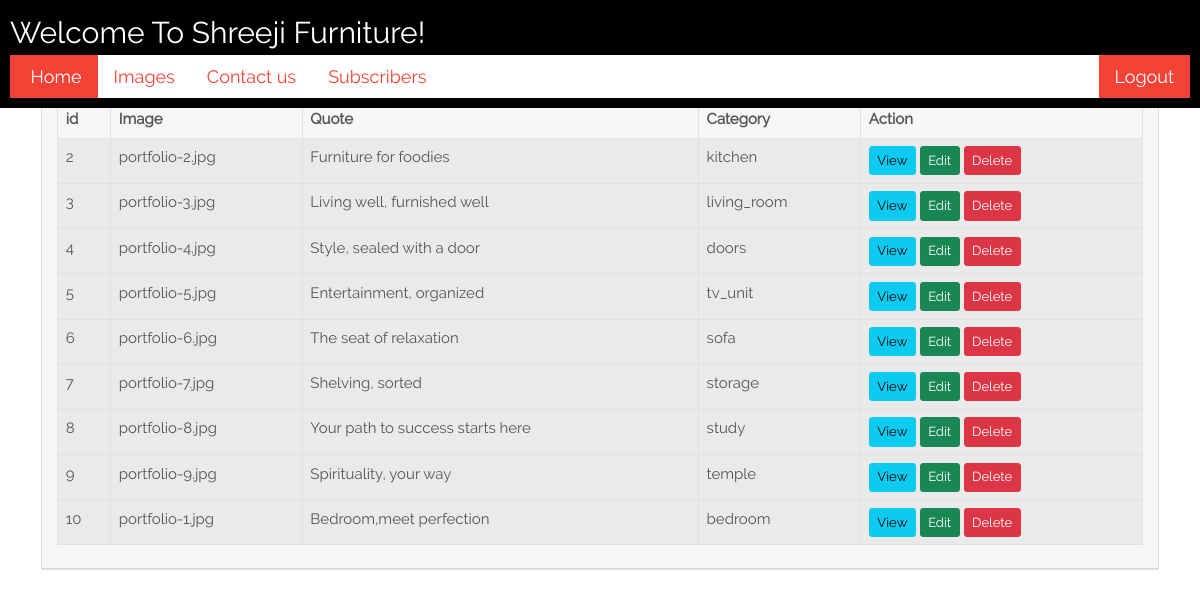
Page /admin/categories.php (signed in) on the committed database.
### tables this page shows
CREATE TABLE `categories` (
  `id` int(11) NOT NULL,
  `image` varchar(255) NOT NULL,
  `quote` varchar(50) NOT NULL,
  `category` varchar(50) NOT NULL
);

### admin/categories.php (the view, shortened to what this page needs)
<?php
include "connect.php";
	?>
<!DOCTYPE html>
<html lang="en">
<head>
	 <link href="css/bootstrap.min.css" rel="stylesheet">
	<?php include 'header.php'; ?>
</head>
<body class="mt-5">
<div class="container mt-5">
	<div class="row">
		<div class= "col-md-12">
			<div class="card">
				<div class="card-header">
					<h4>Categories
						<div class="float-end" >
							<a href="index.php" class="btn btn-danger">Back</a>
						</div>
						<div class="float-end" style="margin-right: 10px;">
							<a href="category_images_upload.php" class="btn btn-warning">Upload</a>
						</div>
					</h4>
					<table class="table table-bordered table-striped table-hover">
						<thead>
							<tr>
								<th>id</th>
								<th>Image</th>
								<th>Quote</th>
								<th>Category</th>
								<th>Action</th>
							</tr>
						</thead>
						<tbody>
							<?php $s = mysqli_query($con,"select * from categories");
							while($row = mysqli_fetch_array($s))
							{
							?>
							<tr>
								<td><?php echo $row['id']; ?></td>
								<td><?php echo $row['image']; ?></td>
								<td><?php echo $row['quote']; ?></td>
								<td><?php echo $row['category']; ?></td>
								<td>
									<a href="category_view.php?id=<?= $row['id']; ?>" class="btn btn-info btn-sm">View</a>
									<a href="category_edit.php?id=<?= $row['id']; ?>" class="btn btn-success btn-sm">Edit</a>
									<a href="category_delete.php?id=<?= $row['id']; ?>" class="btn btn-danger btn-sm">Delete</a>
								</td>
							</tr>
						</tbody>
						<?php } ?>
					</table>
				</div>
			</div>
		</div>
	</div>
</div>
</body>
</html>

### admin/header.php (shortened to what this page needs)
<!DOCTYPE html>
<html>
<head>
    <link href="css/w3.css" rel="stylesheet" type="text/css">
    <link rel="stylesheet" type="text/css" href="css/fonts.css">
</head>
<body>
    <div class="w3-top">
        <div class="dashboard-container">
            Welcome To Shreeji Furniture!
            <div class="dashboard-menu w3-bar w3-white w3-text-red w3-card-2 w3-left-align w3-large">
                <a class="w3-bar-item w3-red w3-button" href="index.php"><i class="fa fa-home"></i>&nbsp;Home</a>
                <div class="w3-dropdown-hover">
                    <button class="w3-button w3-white w3-text-red">Images</button>
                </div>
                <div class="w3-dropdown-hover">
                    <button class="w3-button w3-white w3-text-red">Contact us</button>
                </div>
                <div class="w3-dropdown-hover">
                    <button class="w3-button w3-white w3-text-red">Subscribers</button>
                </div>
                <a class="w3-bar-item w3-red w3-button  w3-right" href="logout.php">Logout</a>
            </div>
        </div>
    </div>
</body>
</html>

### admin/css/w3.css (style rules this page uses)
*,*:before,*:after { box-sizing:inherit }
html { -ms-text-size-adjust:100%;-webkit-text-size-adjust:100% }
body { margin:0 }
a { background-color:transparent;-webkit-text-decoration-skip:objects }
button,input,select,textarea { font:inherit;margin:0 }
button,input { overflow:visible }
button,select { text-transform:none }
button,html [type=button],[type=reset],[type=submit] { -webkit-appearance:button }
html,body { font-family:Verdana,sans-serif;font-size:15px;line-height:1.5 }
html { overflow-x:hidden }
h4 { font-size:20px }
h1,h2,h3,h4,h5,h6 { font-family:"Segoe UI",Arial,sans-serif;font-weight:400;margin:10px 0 }
a { color:inherit }
.w3-btn,.w3-button { border:none;display:inline-block;outline:0;padding:8px 16px;vertical-align:middle;overflow:hidden;text-decoration:none;color:inherit;background-color:inherit;text-align:center;cursor:pointer;white-space:nowrap }
.w3-btn,.w3-button { -webkit-touch-callout:none;-webkit-user-select:none;-khtml-user-select:none;-moz-user-select:none;-ms-user-select:none;user-select:none }
.w3-dropdown-click,.w3-dropdown-hover { position:relative;display:inline-block;cursor:pointer }
.w3-bar { width:100%;overflow:hidden }
.w3-bar .w3-bar-item { padding:8px 16px;float:left;width:auto;border:none;outline:none;display:block }
.w3-bar .w3-dropdown-hover,.w3-bar .w3-dropdown-click { position:static;float:left }
.w3-bar .w3-button { white-space:normal }
.w3-container:after,.w3-container:before,.w3-panel:after,.w3-panel:before,.w3-row:after,.w3-row:before,.w3-row-padding:after,.w3-row-padding:before, .w3-cell-row:before,.w3-cell-row:after,.w3-clear:after,.w3-clear:before,.w3-bar:before,.w3-bar:after { content:"";display:table;clear:both }
.w3-top,.w3-bottom { position:fixed;width:100%;z-index:1 }
.w3-top { top:0 }
.w3-card,.w3-card-2 { box-shadow:0 2px 5px 0 rgba(0,0,0,0.16),0 2px 10px 0 rgba(0,0,0,0.12) }
.w3-large { font-size:18px!important }
.w3-left-align { text-align:left!important }
.w3-right { float:right!important }
.w3-red,.w3-hover-red:hover { color:#fff!important;background-color:#f44336!important }
.w3-white,.w3-hover-white:hover { color:#000!important;background-color:#fff!important }
.w3-text-red,.w3-hover-text-red:hover { color:#f44336!important }

### admin/header.php (style rules this page uses)
.dashboard-container { background: black; color: white; font-size: 2em; padding: 10px; }
.dashboard-menu { background: black; color: white; }
.dashboard-menu a { color: white; }

### rows in the picture
categories: id "2", image "portfolio-2.jpg", quote "Furniture for foodies", category "kitchen"
categories: id "3", image "portfolio-3.jpg", quote "Living well, furnished well", category "living_room"
categories: id "4", image "portfolio-4.jpg", quote "Style, sealed with a door", category "doors"
categories: id "5", image "portfolio-5.jpg", quote "Entertainment, organized", category "tv_unit"
categories: id "6", image "portfolio-6.jpg", quote "The seat of relaxation", category "sofa"
categories: id "7", image "portfolio-7.jpg", quote "Shelving, sorted", category "storage"
categories: id "8", image "portfolio-8.jpg", quote "Your path to success starts here", category "study"
categories: id "9", image "portfolio-9.jpg", quote "Spirituality, your way", category "temple"
categories: id "10", image "portfolio-1.jpg", quote "Bedroom,meet perfection", category "bedroom"
